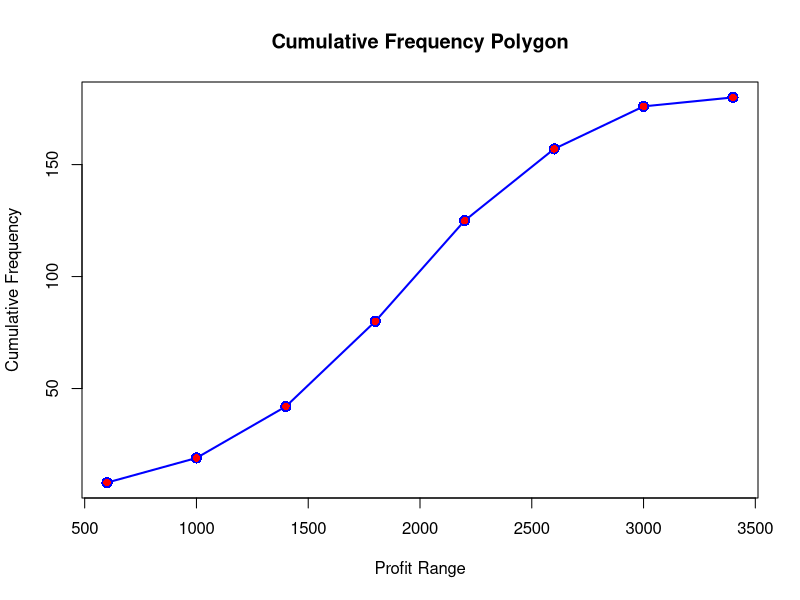
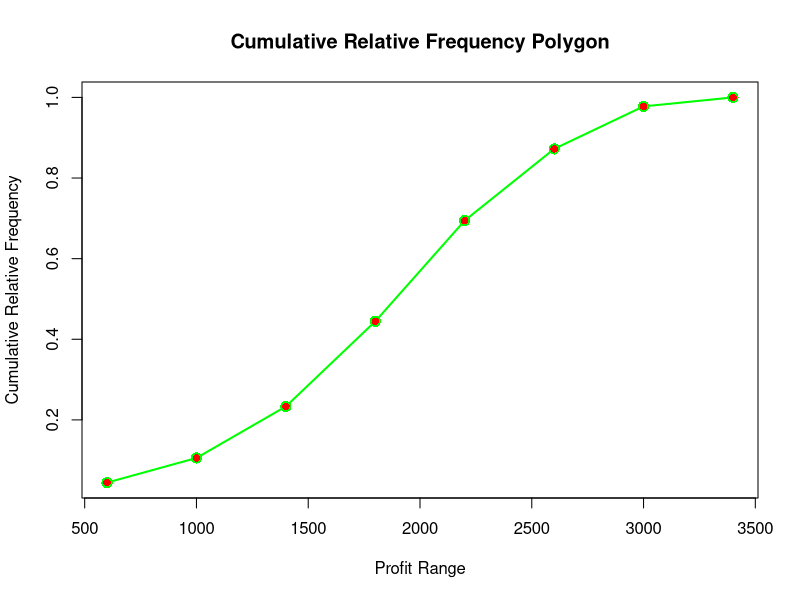

These figures' R source, in order:
#Page No.38
profit_intervals <- c("200-600", "600-1000", "1000-1400", "1400-1800", "1800-2200", "2200-2600", "2600-3000", "3000-3400")
frequencies <- c(8, 11, 23, 38, 45, 32, 19, 4)
upper_class_limits <- c(600, 1000, 1400, 1800, 2200, 2600, 3000, 3400)
total_observations <- sum(frequencies)

cumulative_frequency <- cumsum(frequencies)

cumulative_relative_frequency <- cumulative_frequency / total_observations

table_1 <- data.frame(
  Profit = c("< $600", "< $1000", "< $1400", "< $1800", "< $2200", "< $2600", "< $3000", "< $3400"),
  Cumulative_Frequency = cumulative_frequency,
  Found_by = c("8", "8 + 11", "8 + 11 + 23", "8 + 11 + 23 + 38", "8 + 11 + 23 + 38 + 45", 
               "8 + 11 + 23 + 38 + 45 + 32", "8 + 11 + 23 + 38 + 45 + 32 + 19", "8 + 11 + 23 + 38 + 45 + 32 + 19 + 4")
)

cat("Table 1: Cumulative Frequency Table\n")
print(table_1)

table_2 <- data.frame(
  Profit = c("< $600", "< $1000", "< $1400", "< $1800", "< $2200", "< $2600", "< $3000", "< $3400"),
  Cumulative_Frequency = cumulative_frequency,
  Cumulative_Relative_Frequency = cumulative_relative_frequency,
  Cumulative_Relative_Frequency_Percentage = paste0(round(cumulative_relative_frequency * 100, 1), "%")
)

cat("\nTable 2: Cumulative Relative Frequency Table\n")
print(table_2)

plot(upper_class_limits, cumulative_frequency, type="o", col="blue", xlab="Profit Range", ylab="Cumulative Frequency",
     main="Cumulative Frequency Polygon", pch=16, cex=1.5, lwd=2)

points(upper_class_limits, cumulative_frequency, col="red", pch=16)

plot(upper_class_limits, cumulative_relative_frequency, type="o", col="green", xlab="Profit Range", 
     ylab="Cumulative Relative Frequency", main="Cumulative Relative Frequency Polygon", pch=16, cex=1.5, lwd=2)

points(upper_class_limits, cumulative_relative_frequency, col="red", pch=16)

profit_at_60 <- upper_class_limits[which.min(abs(cumulative_frequency - 60))]
cat("\nProfit earned on 60 vehicles is less than $", profit_at_60, "\n")

profit_at_75_percent <- upper_class_limits[which.min(abs(cumulative_relative_frequency - 0.75))]
cat("75% of vehicles earned a profit of less than $", profit_at_75_percent, "\n")
